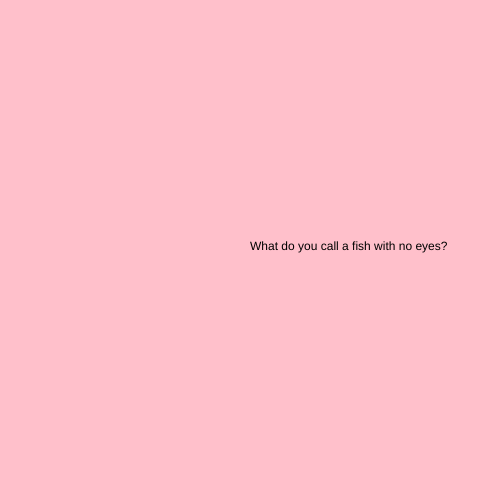
Frame 1 (no input)
Frame 60 (no input): identical to frame 1, image omitted
Frame 120 (the mouse pressed at the canvas centre since frame 60): identical to frame 1, image omitted

The p5.js sketch that drew this single still picture (run headless with seeded random() and noise() and a simulated clock; from frame 60 on, the mouse is pressed at the canvas centre):

// p5.js sketch
// ── sketch.js
let state = 0;

function setup() {
  createCanvas(500, 500);
}

function draw() {

  switch(state){
  case 0:
  background('pink');
  text("What do you call a fish with no eyes?", width/2, height/2);
  break;

  case 1:
  background('orange');
  text("fsh", width/2, height/2);
  break;
  }
}

function mouseReleased() {
  state++ ;
  if (state > 1) state = 0 ;
}
